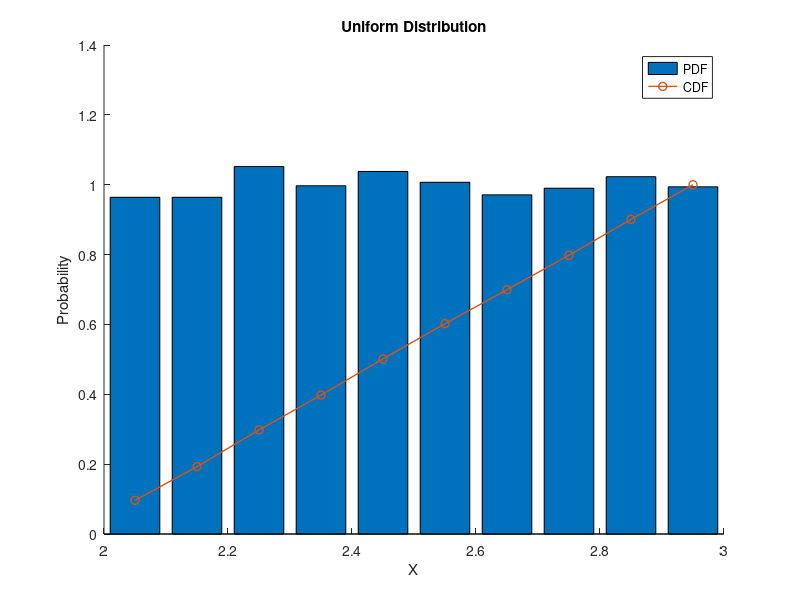

Here is the MATLAB script that generated this plot:
A = 2;
B = 3;
N = 10000;
R = 10;

U = A + rand(1, N) * (B - A);

% [M, X] = hist(U, R)
% resol = X(2) - X(1);
resol = (B - A) / R;
X1 = (A:resol:B - resol) + (resol / 2);
M1 = zeros(1, R);

for i = 1:N
    idx = floor((U(i) - A) / resol) + 1;
    M1(idx) = M1(idx) + 1;
end

U_avg = sum(U) / N;
fprintf('avg: %f\n', U_avg)

hold on;
PDF = M1 / N / resol;
bar(X1, PDF)

CDF = cumsum(PDF * resol);
plot(X1, CDF, '-o', 'LineWidth', 1)

title('Uniform Distribution')
xlabel('X')
ylabel('Probability')
legend('PDF', 'CDF')
hold off;
